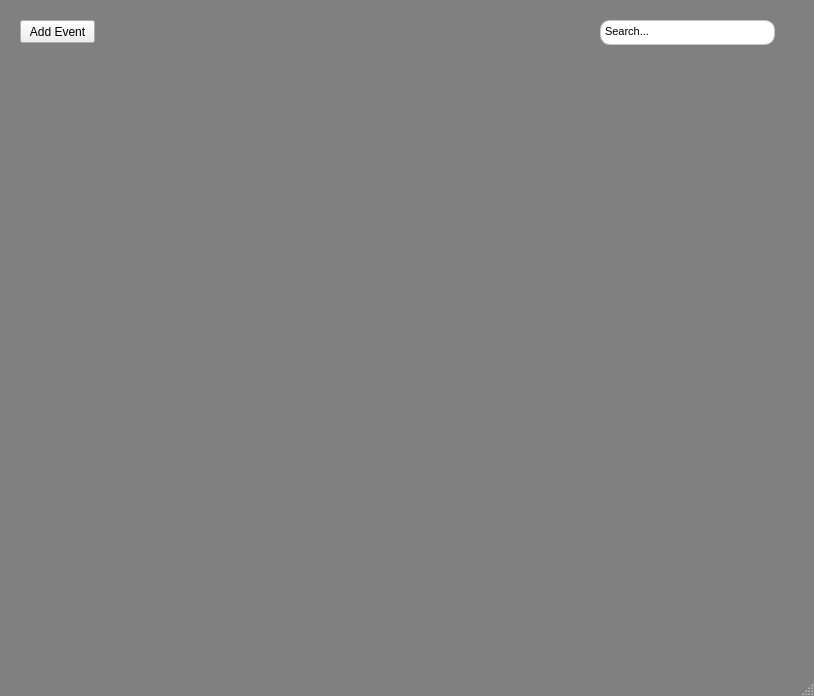
<?xml version="1.0" encoding="UTF-8"?>
<ui version="4.0">
 <class>MainWindow</class>
 <widget class="QMainWindow" name="MainWindow">
  <property name="geometry">
   <rect>
    <x>0</x>
    <y>0</y>
    <width>814</width>
    <height>696</height>
   </rect>
  </property>
  <property name="windowTitle">
   <string>MainWindow</string>
  </property>
  <property name="styleSheet">
   <string notr="true">#MainWindow {
background: rgb(128,128,128);
}

#searchBar {
border: 1px solid rgb(200,200,200);
border-radius: 10px;
background: white;
}

#dayView {
}

#weekView {
}

#monthView {
}</string>
  </property>
  <widget class="QWidget" name="centralwidget">
   <widget class="QTextEdit" name="searchBar">
    <property name="geometry">
     <rect>
      <x>600</x>
      <y>20</y>
      <width>175</width>
      <height>25</height>
     </rect>
    </property>
    <property name="html">
     <string>&lt;!DOCTYPE HTML PUBLIC &quot;-//W3C//DTD HTML 4.0//EN&quot; &quot;http://www.w3.org/TR/REC-html40/strict.dtd&quot;&gt;
&lt;html&gt;&lt;head&gt;&lt;meta name=&quot;qrichtext&quot; content=&quot;1&quot; /&gt;&lt;style type=&quot;text/css&quot;&gt;
p, li { white-space: pre-wrap; }
&lt;/style&gt;&lt;/head&gt;&lt;body style=&quot; font-family:'MS Shell Dlg 2'; font-size:8.25pt; font-weight:400; font-style:normal;&quot;&gt;
&lt;p style=&quot; margin-top:0px; margin-bottom:0px; margin-left:0px; margin-right:0px; -qt-block-indent:0; text-indent:0px;&quot;&gt;&lt;span style=&quot; font-size:8pt;&quot;&gt;Search...&lt;/span&gt;&lt;/p&gt;&lt;/body&gt;&lt;/html&gt;</string>
    </property>
   </widget>
   <widget class="QWidget" name="gridLayoutWidget">
    <property name="geometry">
     <rect>
      <x>20</x>
      <y>60</y>
      <width>771</width>
      <height>571</height>
     </rect>
    </property>
    <layout class="QGridLayout" name="eventGrid">
     <property name="leftMargin">
      <number>0</number>
     </property>
     <property name="topMargin">
      <number>0</number>
     </property>
    </layout>
   </widget>
   <widget class="QPushButton" name="addEventButton">
    <property name="geometry">
     <rect>
      <x>20</x>
      <y>20</y>
      <width>75</width>
      <height>23</height>
     </rect>
    </property>
    <property name="text">
     <string>Add Event</string>
    </property>
   </widget>
  </widget>
  <widget class="QMenuBar" name="menubar">
   <property name="geometry">
    <rect>
     <x>0</x>
     <y>0</y>
     <width>814</width>
     <height>21</height>
    </rect>
   </property>
  </widget>
  <widget class="QStatusBar" name="statusbar"/>
 </widget>
 <resources/>
 <connections/>
</ui>
